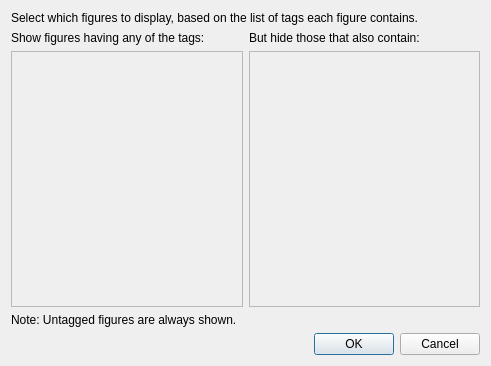
<?xml version="1.0" encoding="UTF-8"?>
<ui version="4.0">
 <class>LayersDialog</class>
 <widget class="QDialog" name="LayersDialog">
  <property name="geometry">
   <rect>
    <x>0</x>
    <y>0</y>
    <width>491</width>
    <height>366</height>
   </rect>
  </property>
  <property name="windowTitle">
   <string>Select Layers</string>
  </property>
  <layout class="QVBoxLayout" name="verticalLayout">
   <item>
    <widget class="QLabel" name="intro">
     <property name="text">
      <string>Select which figures to display, based on the list of tags each figure contains.</string>
     </property>
     <property name="wordWrap">
      <bool>true</bool>
     </property>
    </widget>
   </item>
   <item>
    <layout class="QGridLayout" name="gridLayout">
     <item row="1" column="1">
      <widget class="QScrollArea" name="hideFigScrollArea">
       <property name="widgetResizable">
        <bool>true</bool>
       </property>
       <property name="alignment">
        <set>Qt::AlignLeading|Qt::AlignLeft|Qt::AlignTop</set>
       </property>
       <widget class="QWidget" name="hideFigWidget">
        <property name="geometry">
         <rect>
          <x>0</x>
          <y>0</y>
          <width>218</width>
          <height>225</height>
         </rect>
        </property>
        <layout class="QVBoxLayout" name="verticalLayout_4"/>
       </widget>
      </widget>
     </item>
     <item row="0" column="0">
      <widget class="QLabel" name="showFigures">
       <property name="text">
        <string>Show figures having any of the tags:</string>
       </property>
      </widget>
     </item>
     <item row="0" column="1">
      <widget class="QLabel" name="hideFigures">
       <property name="text">
        <string>But hide those that also contain:</string>
       </property>
      </widget>
     </item>
     <item row="1" column="0">
      <widget class="QScrollArea" name="showFigScrollArea">
       <property name="widgetResizable">
        <bool>true</bool>
       </property>
       <property name="alignment">
        <set>Qt::AlignLeading|Qt::AlignLeft|Qt::AlignTop</set>
       </property>
       <widget class="QWidget" name="showFigWidget">
        <property name="geometry">
         <rect>
          <x>0</x>
          <y>0</y>
          <width>243</width>
          <height>225</height>
         </rect>
        </property>
        <layout class="QVBoxLayout" name="verticalLayout_3">
         <property name="sizeConstraint">
          <enum>QLayout::SetDefaultConstraint</enum>
         </property>
        </layout>
       </widget>
      </widget>
     </item>
    </layout>
   </item>
   <item>
    <widget class="QLabel" name="note">
     <property name="text">
      <string>Note: Untagged figures are always shown.</string>
     </property>
    </widget>
   </item>
   <item>
    <widget class="QDialogButtonBox" name="buttonBox">
     <property name="orientation">
      <enum>Qt::Horizontal</enum>
     </property>
     <property name="standardButtons">
      <set>QDialogButtonBox::Cancel|QDialogButtonBox::Ok</set>
     </property>
    </widget>
   </item>
  </layout>
 </widget>
 <resources/>
 <connections>
  <connection>
   <sender>buttonBox</sender>
   <signal>accepted()</signal>
   <receiver>LayersDialog</receiver>
   <slot>accept()</slot>
   <hints>
    <hint type="sourcelabel">
     <x>248</x>
     <y>254</y>
    </hint>
    <hint type="destinationlabel">
     <x>157</x>
     <y>274</y>
    </hint>
   </hints>
  </connection>
  <connection>
   <sender>buttonBox</sender>
   <signal>rejected()</signal>
   <receiver>LayersDialog</receiver>
   <slot>reject()</slot>
   <hints>
    <hint type="sourcelabel">
     <x>316</x>
     <y>260</y>
    </hint>
    <hint type="destinationlabel">
     <x>286</x>
     <y>274</y>
    </hint>
   </hints>
  </connection>
 </connections>
</ui>
